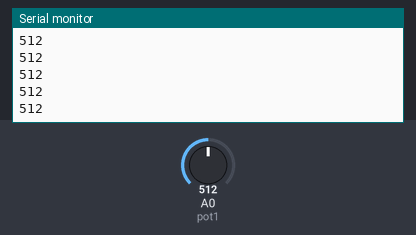
A sketch run on a simulated Arduino Uno, built with avr-gcc and run on an emulated ATmega328P. Parts: the last lines printed to the serial monitor. The test bench sets the inputs (shaded band); at power-on: A0 (pot1) = 512.

Above: at 1.2 s.
1.3 s: A0 (pot1) set to 716
At 1.31 s:
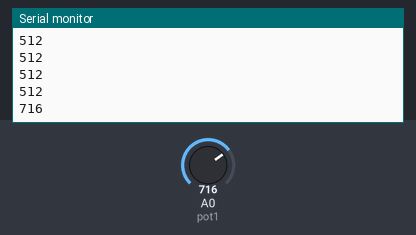
2.8 s: A0 (pot1) set to 900
At 2.81 s:
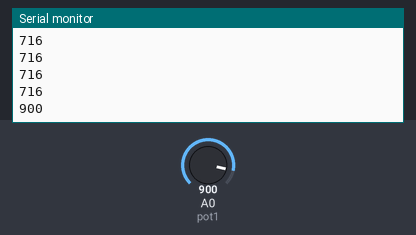
Timing chart, 0 to 5.8 s (numbered marks = the images above; inputs shaded):
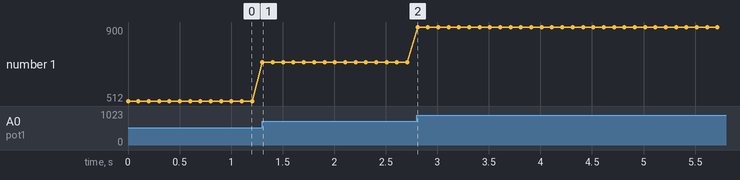

The sketch:

Potentiometer.ino
```cpp
int pot1 = A0;

void setup() {
  // put your setup code here, to run once:
  pinMode(pot1, INPUT);
  Serial.begin(9600);
}

void loop() {
  // put your main code here, to run repeatedly:
  int pot1Value = analogRead(pot1);
  Serial.println(pot1Value);
  delay(100);
}
```

Measured:
- after the input at 1.3 s, the serial monitor: prints a new line at once (image 1)
- after the input at 2.8 s, the serial monitor: prints a new line at once (image 2)
- plotted number 1: 512 → 716 after the input at 1.3 s, 716 → 900 after the input at 2.8 s
